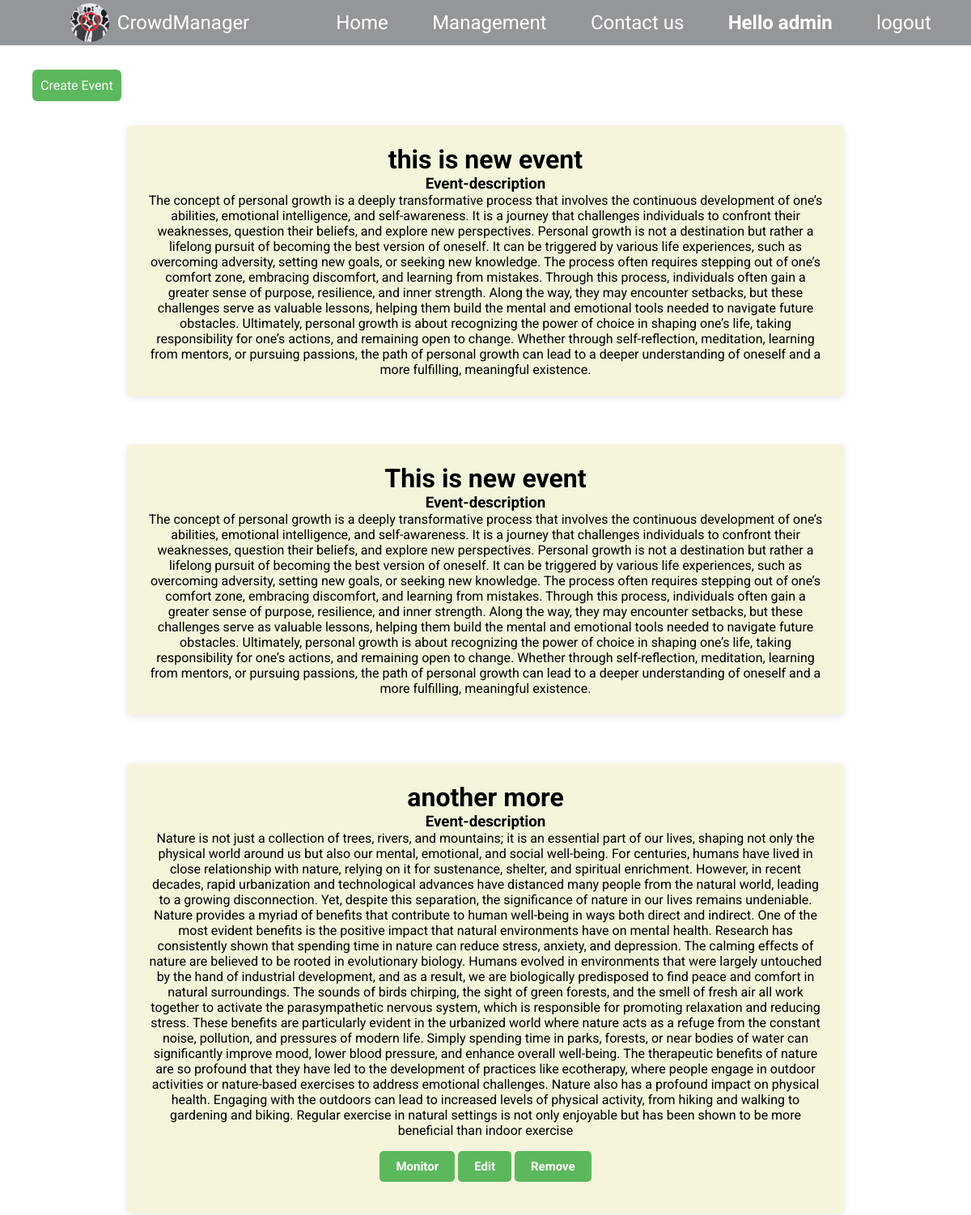
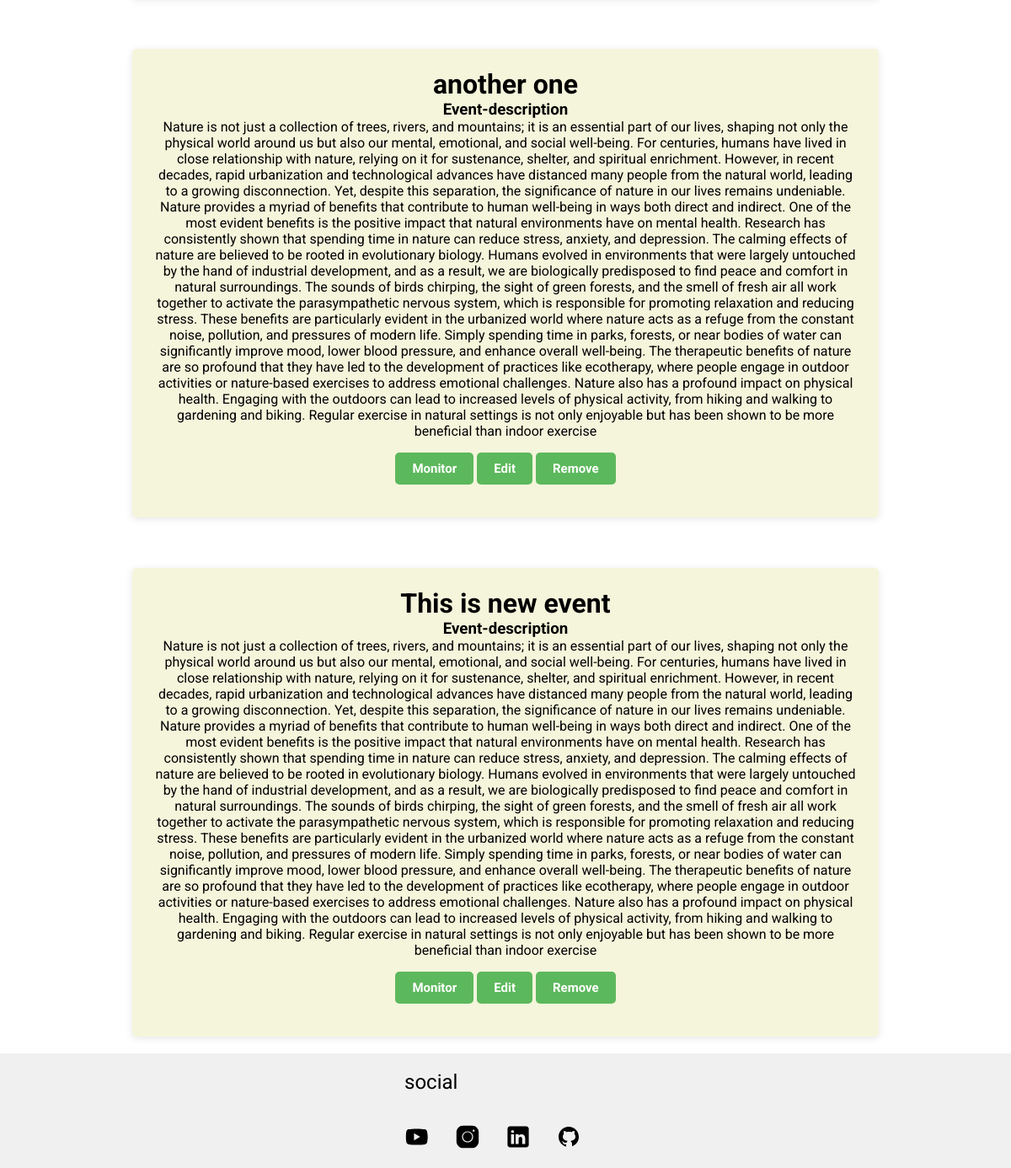
/events/ (signed in), run on the app's committed database (2 pictures, top to bottom).
### events/models.py (models this page shows, shortened)
class Event(models.Model):
    host = models.ForeignKey(User,on_delete=models.SET_NULL,null=True)
    eventname = models.CharField(max_length=100)
    event_description = models.TextField(blank=True,null=True,max_length=4000)
    updated = models.DateTimeField(auto_now=True)
    created = models.DateTimeField(auto_now_add=True)
    class Meta:
        ordering =['-updated','-created']

### events/views.py (the view)
# urls.py: path('',views.eventsHome,name='eventsHome'),
def eventsHome(request):
    events = Event.objects.all()
    context= {
        'events':events,
    }
    return render(request,'events/event_main.html',context)

### events/templates/events/event_main.html (shortened to what this page needs)
{% extends "main.html" %}
{% block content %}
<div class="create-event-box">
<a href="{% url 'create-form'%}" class="create-event">Create&nbsp;Event</a>
</div>
{% for event in events %}
<main>
    <div class ="events">
        <div class="down">
            <div class="boxes">
                <div class="box_event">
                    <h1>{{event.eventname}}</h1>
                    <h3>Event-description</h3>
                    <p>{{event.event_description}}</p>
                    {% if request.user.is_authenticated and request.user == event.host %}
                    <button><a href="{% url 'monitorHome' event.id%}">Monitor</a></button>
                    <button><a href="{% url 'update-event' event.id%}">Edit</a></button>
                    <button><a href="{% url 'delete-event' event.id%}">Remove</a></button>
                    {% endif %}
                </div>
            </div>
        </div>
    </div>
</main>
{% endfor %}
{% endblock content %}

### templates/main.html (shortened to what this page needs)
<!DOCTYPE html>
{% load static %}
<html lang="en">
<head>
</head>
<link rel="stylesheet" href="{% static 'styles/main.css'%}">
<body>
<header>
  <div class="leftnav">
      <img class="logo" src="{% static "images/logo.png" %}" alt="Error" height="" width="">
      <div class="pname">CrowdManager</div>
  </div>
   <nav class="nav">
      <a  href="{% url 'baseHome'%}" class="home a">Home</a>
      <a href="{% url 'eventsHome'%}" class="management a">Management</a>
      <a href="{% url 'contactus'%}" class="contectus a">Contact&nbsp;us</a>
      {% if request.user.is_authenticated %}
      <h4 class="a">Hello&nbsp;{{request.user}}</h4>
      <a href="{% url 'logout'%}" class="a">logout</a>
      {% else %}
      <a href="{% url 'login' %}" class="a">Login/sign&nbsp;up</a>
      {% endif %}
    </nav>
  </header>
    {% block content%}
    {% endblock content%}
<footer>
  <div class="foot">
      <div class="social">social</div>
      <div class="icons">
        <a href="https://youtube.com/@crowdmanager-b8l?si=qOXuJvSxf-i0udLy">
          <img class="symbol youtube" src="{% static 'svg/3.svg'%}" alt="YouTube" border="0" height="30px"
              width="30x">
        </a>
          <a href="https://www.instagram.com/crowd_manager.2025?utm_source=qr&igsh=aXdiMGpsdjJ6M203">
          <img class="symbol Instagram" src="{% static 'svg/instagram.svg'%}" alt="" height="30px" width="30px">
          </a>
          <a href="https://in.linkedin.com/in/crowd-manager-961026353">
          <img class="symbol whatsapp" src="{% static 'svg/2.svg'%}" alt="" height="30px" width="30px">
          </a>
          <a href="https://github.com/YagnaSuthar/cmCRUD">
            <img class="symbol github" src="{% static 'svg/4.svg'%}" alt="" height="30px" width="30px">
          </a>
          </div>
  </div>
</footer>
</body>
</html>

### static/styles/main.css (style rules this page uses)
* { padding: 0; margin: 0; font-family: 'Roboto', sans-serif; }
body { width: 100%; overflow-x: hidden; }
header { background-color: rgb(148 151 153); display: flex; width: 100%; height: 7vh; justify-content: space-around; }
nav { height: 7vh; display: flex; align-items: center; justify-content: center; position: relative; }
.a { padding: 1%; margin: 0% 20px; color: white; text-decoration: none; font-size: 1.5em; border: none; font-family: 'Roboto', sans-serif; }
footer { height: 17vh; width: 100%; background-color: rgb(240, 240, 240); position: relative; bottom: 0%; }
.logo { margin: 5px; height: 48px; width: 48px; border-radius: 50%; margin-right: 10px; }
.pname { display: inline-block; color: white; letter-spacing: 1%; font-size: 1.5em; }
.leftnav { display: flex; align-items: center; margin-left: 2%; }
.foot { height: 17vh; width: 100%; display: grid; align-content: center; justify-content: center; grid-template-rows: 1fr 1fr; }
.symbol { margin-right: 30px; }
.social { color: black; display: flex; align-items: center; font-size: 1.5em; }
.icons { display: flex; align-items: center; justify-content: flex-end; margin-bottom: 1%; }

### data on the page
Event: eventname "this is new event", event_description "The concept of personal growth is a deeply transformative process that involves the continuous development of one’s abilities, emotional intelligence, and self-awareness. It is a journey that challenges individuals to confront their weaknesses, question their beliefs, and explore new perspectives. Personal growth is not a destination but rather a lifelong pursuit of becoming the best version of oneself. It can be triggered by various life experiences, such as overcoming adversity, setting new goals, or seeking new knowledge. The process often requires stepping out of one’s comfort zone, embracing discomfort, and learning from mistakes. Through this process, individuals often gain a greater…"
Event: eventname "This is new event", event_description "The concept of personal growth is a deeply transformative process that involves the continuous development of one’s abilities, emotional intelligence, and self-awareness. It is a journey that challenges individuals to confront their weaknesses, question their beliefs, and explore new perspectives. Personal growth is not a destination but rather a lifelong pursuit of becoming the best version of oneself. It can be triggered by various life experiences, such as overcoming adversity, setting new goals, or seeking new knowledge. The process often requires stepping out of one’s comfort zone, embracing discomfort, and learning from mistakes. Through this process, individuals often gain a greater…"
Event: eventname "another more", event_description "Nature is not just a collection of trees, rivers, and mountains; it is an essential part of our lives, shaping not only the physical world around us but also our mental, emotional, and social well-being. For centuries, humans have lived in close relationship with nature, relying on it for sustenance, shelter, and spiritual enrichment. However, in recent decades, rapid urbanization and technological advances have distanced many people from the natural world, leading to a growing disconnection. Yet, despite this separation, the significance of nature in our lives remains undeniable. Nature provides a myriad of benefits that contribute to human well-being in ways both direct and indirect. One…", shows "Monitor"
Event: eventname "another one", event_description "Nature is not just a collection of trees, rivers, and mountains; it is an essential part of our lives, shaping not only the physical world around us but also our mental, emotional, and social well-being. For centuries, humans have lived in close relationship with nature, relying on it for sustenance, shelter, and spiritual enrichment. However, in recent decades, rapid urbanization and technological advances have distanced many people from the natural world, leading to a growing disconnection. Yet, despite this separation, the significance of nature in our lives remains undeniable. Nature provides a myriad of benefits that contribute to human well-being in ways both direct and indirect. One…", shows "Monitor"
Event: eventname "This is new event", event_description "Nature is not just a collection of trees, rivers, and mountains; it is an essential part of our lives, shaping not only the physical world around us but also our mental, emotional, and social well-being. For centuries, humans have lived in close relationship with nature, relying on it for sustenance, shelter, and spiritual enrichment. However, in recent decades, rapid urbanization and technological advances have distanced many people from the natural world, leading to a growing disconnection. Yet, despite this separation, the significance of nature in our lives remains undeniable. Nature provides a myriad of benefits that contribute to human well-being in ways both direct and indirect. One…", shows "Monitor"

### other printed values
{{ request.user }} "admin"
